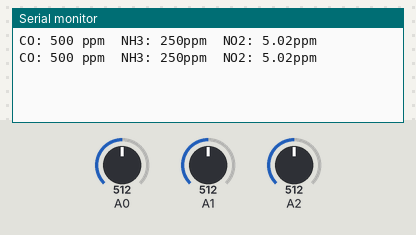
The sketch below on a simulated Arduino Uno, built with avr-gcc and run on an emulated ATmega328P. Parts: the last lines printed to the serial monitor. The inputs (shaded band) are chosen by the test bench; at power-on: A0 = 512, A1 = 512, A2 = 512.

Above: at 1.8 s.
1.9 s: A0 set to 716
At 2.8 s:
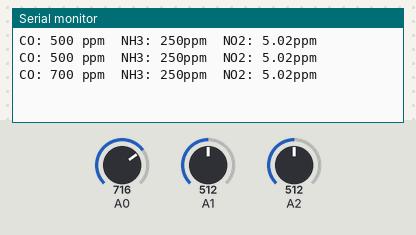
3.4 s: A1 set to 716
At 4.5 s:
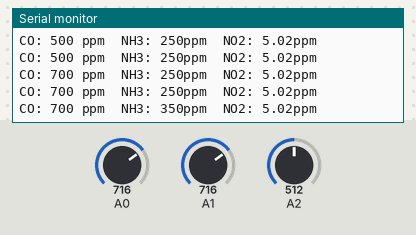
4.9 s: A2 set to 716
At 5.8 s:
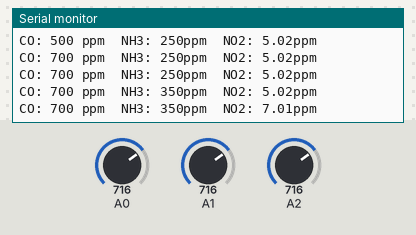
6.4 s: A0 set to 900
At 7.7 s:
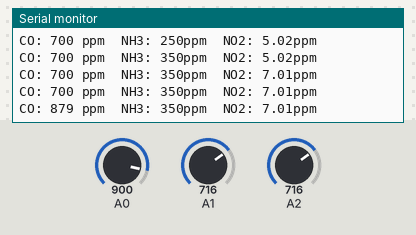
7.9 s: A1 set to 900
At 8.8 s:
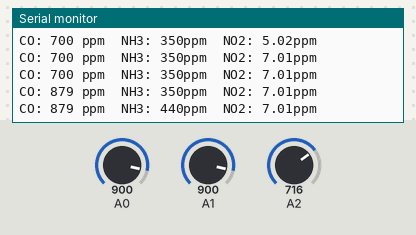
9.4 s: A2 set to 900
At 10.5 s:
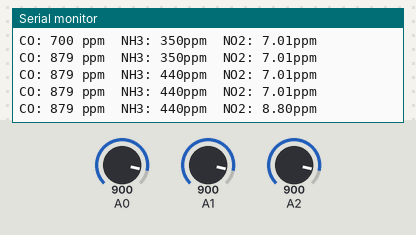
Timing chart, 0 to 11.9 s (numbered marks = the images above; inputs shaded):
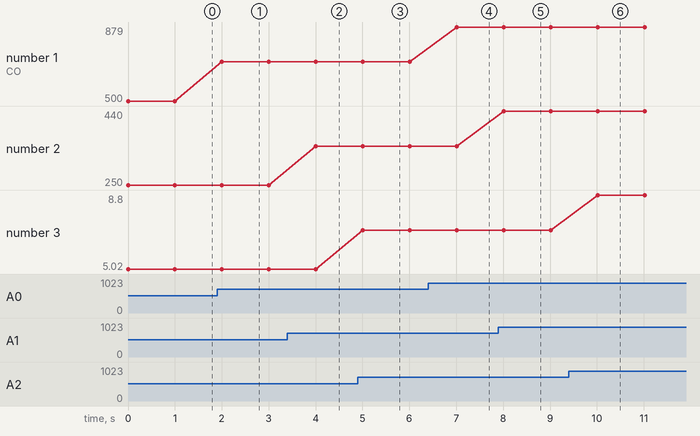

Measured:
- after the input at 1.9 s, the serial monitor: prints a new line after 0.10 s (image 1)
- after the input at 3.4 s, the serial monitor: prints a new line after 0.61 s (image 2)
- after the input at 4.9 s, the serial monitor: prints a new line after 0.11 s (image 3)
- after the input at 6.4 s, the serial monitor: prints a new line after 0.61 s (image 4)
- after the input at 7.9 s, the serial monitor: prints a new line after 0.11 s (image 5)
- after the input at 9.4 s, the serial monitor: prints a new line after 0.61 s (image 6)
- plotted number 1: 500 → 700 after the input at 1.9 s, 700 → 879 after the input at 6.4 s
- plotted number 2: 250 → 350 after the input at 3.4 s, 350 → 440 after the input at 7.9 s

The sketch:

MICS-6814.ino
```cpp
const int S_analog = 1023.0;

int co, nh3;
float no2;

void setup() {
  Serial.begin(9600);
}

void loop() {
  co = map (analogRead(A0), 0, S_analog, 1, 1000);            // Calcolo Monossido di Carbonio
  nh3 = map (analogRead(A1), 0, S_analog, 1, 500);            // Calcolo Ammoniaca
  no2 = (map (analogRead(A2), 0, S_analog, 5, 1000)) / 100.0 ;  // Calcolo Diossido di Azoto

  Serial.print("CO: ");
  Serial.print(co);
  Serial.print(" ppm\t");
  Serial.print("NH3: ");
  Serial.print(nh3);
  Serial.print("ppm\t");
  Serial.print("NO2: ");
  Serial.print(no2);
  Serial.println("ppm");

  delay(1000);
}
```
